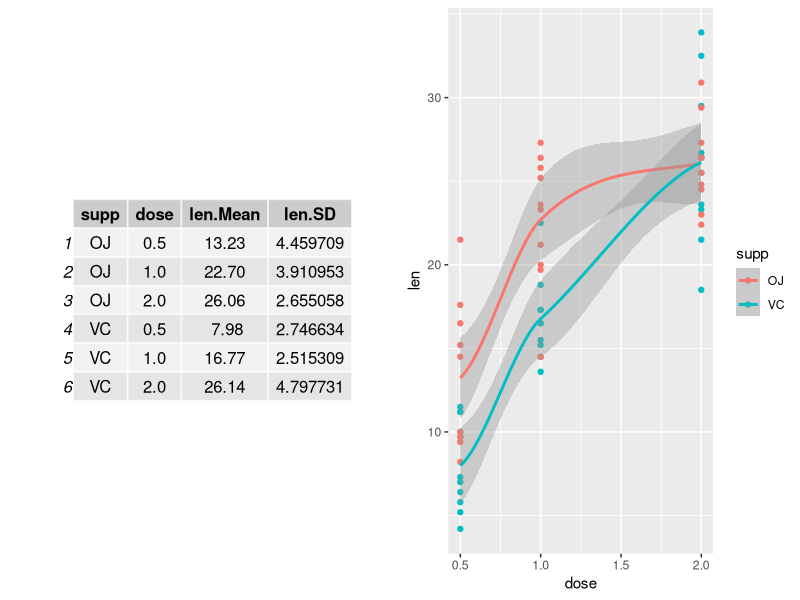
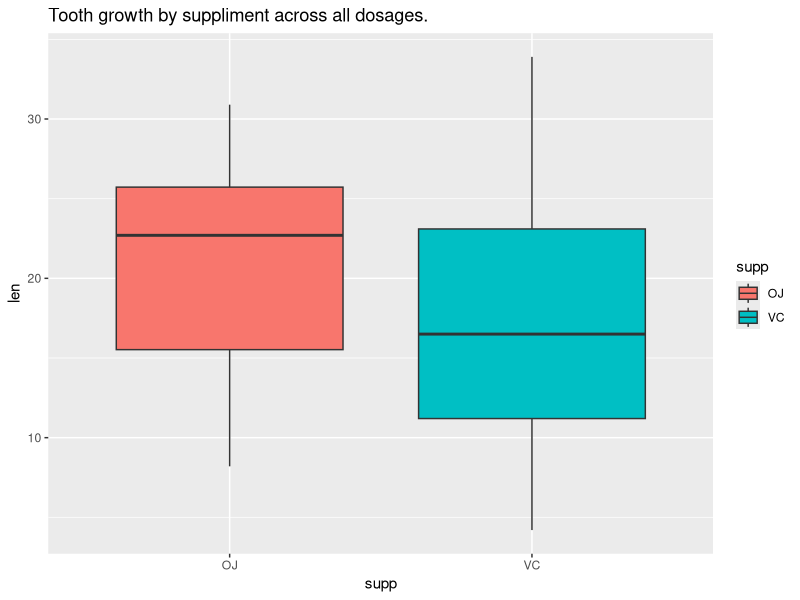

These figures' R source, in order:
## ---- chunk 1
packages <- c("datasets","ggplot2","grid","gridExtra")
sapply(packages, require, character.only=TRUE, quietly=TRUE)
## ---- chunk 2
# load the dataset and have a look
data(ToothGrowth)
str(ToothGrowth)

# Convert dose data to factor
dose <- as.factor(ToothGrowth$dose)
supp <- as.factor(ToothGrowth$supp)

## ---- chunk 3
# See the Summary of all variables
summary(ToothGrowth)
## ---- chunk 4
# Compute Summary stats for each and split the data into subsets for easy understanding.
agMean <- aggregate(len ~ . , data = ToothGrowth, FUN = mean )
agSD <- aggregate(len ~ . , data = ToothGrowth, FUN = sd )
agToothGrowth <- merge(agMean, agSD, by.x = c("supp", "dose"), by.y = c("supp", "dose"))
names(agToothGrowth) <- c("supp", "dose", "len.Mean", "len.SD")

# show tabular aggregated above data and  plot each supplement / dose combination 
qp <- qplot(dose, len, data=ToothGrowth, color = supp) 
suppressWarnings(qp <- qp + geom_smooth()) 
suppressWarnings(grid.arrange(tableGrob(agToothGrowth), qp, ncol=2))
## ---- chunk 5
qplot(supp, len, data = ToothGrowth, geom = "boxplot", fill = supp,
     main = "Tooth growth by suppliment across all dosages." )

#perform sample t-tests on data
t.test(len ~ supp, data = ToothGrowth, alternative = "greater")
#paired = FALSE, val.equal = FALSE,
